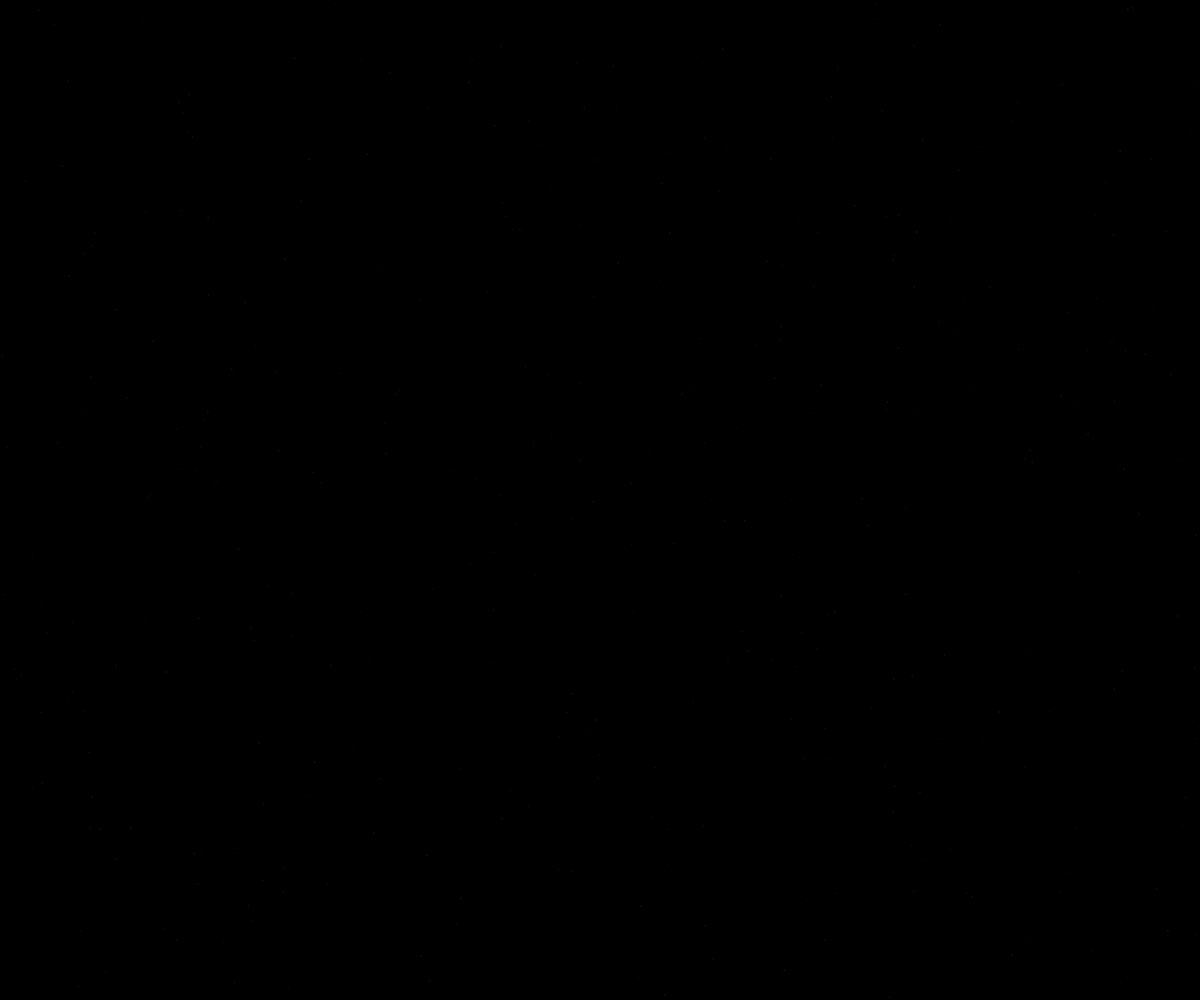
Frame 1 (no input)
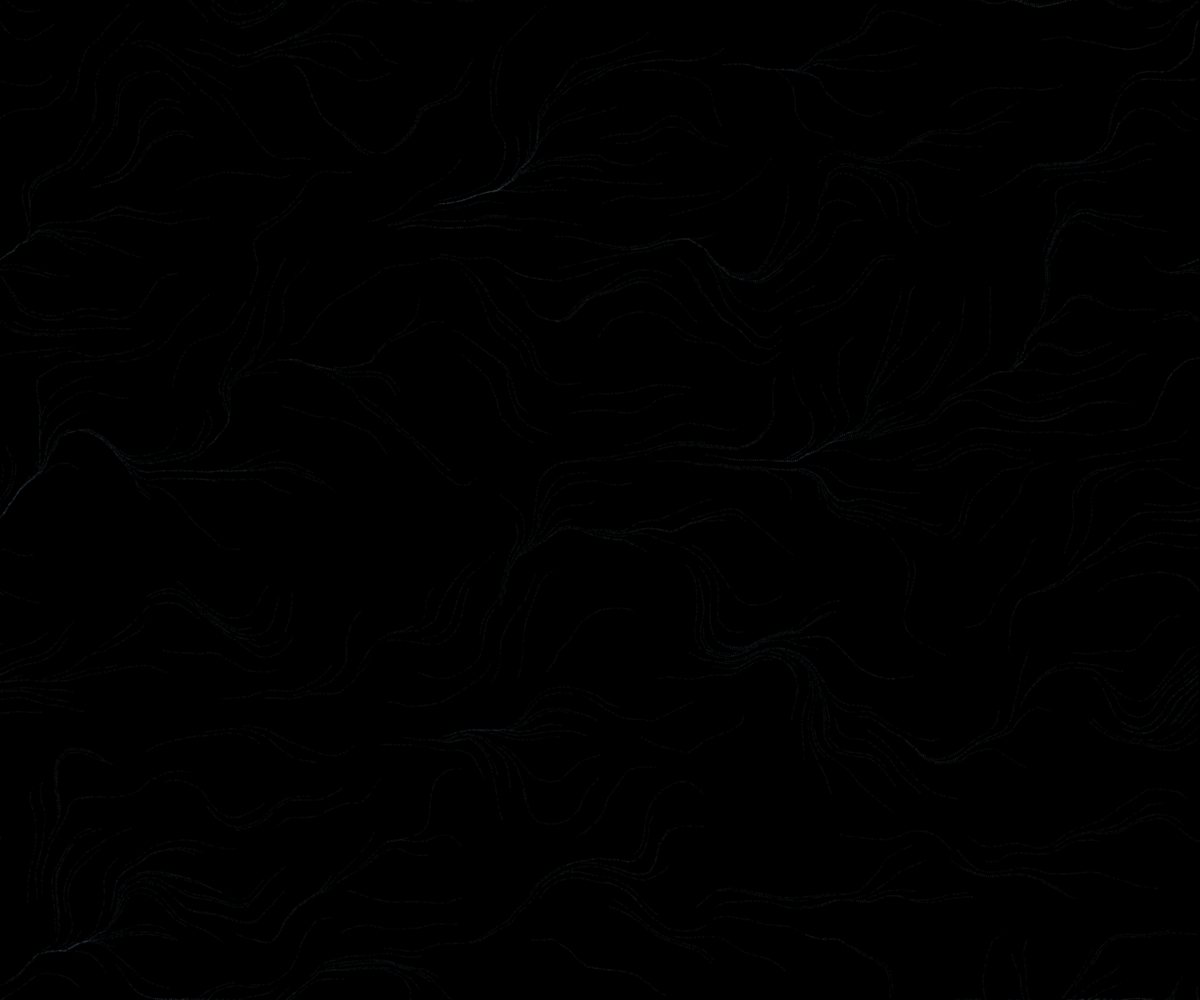
Frame 60 (no input)
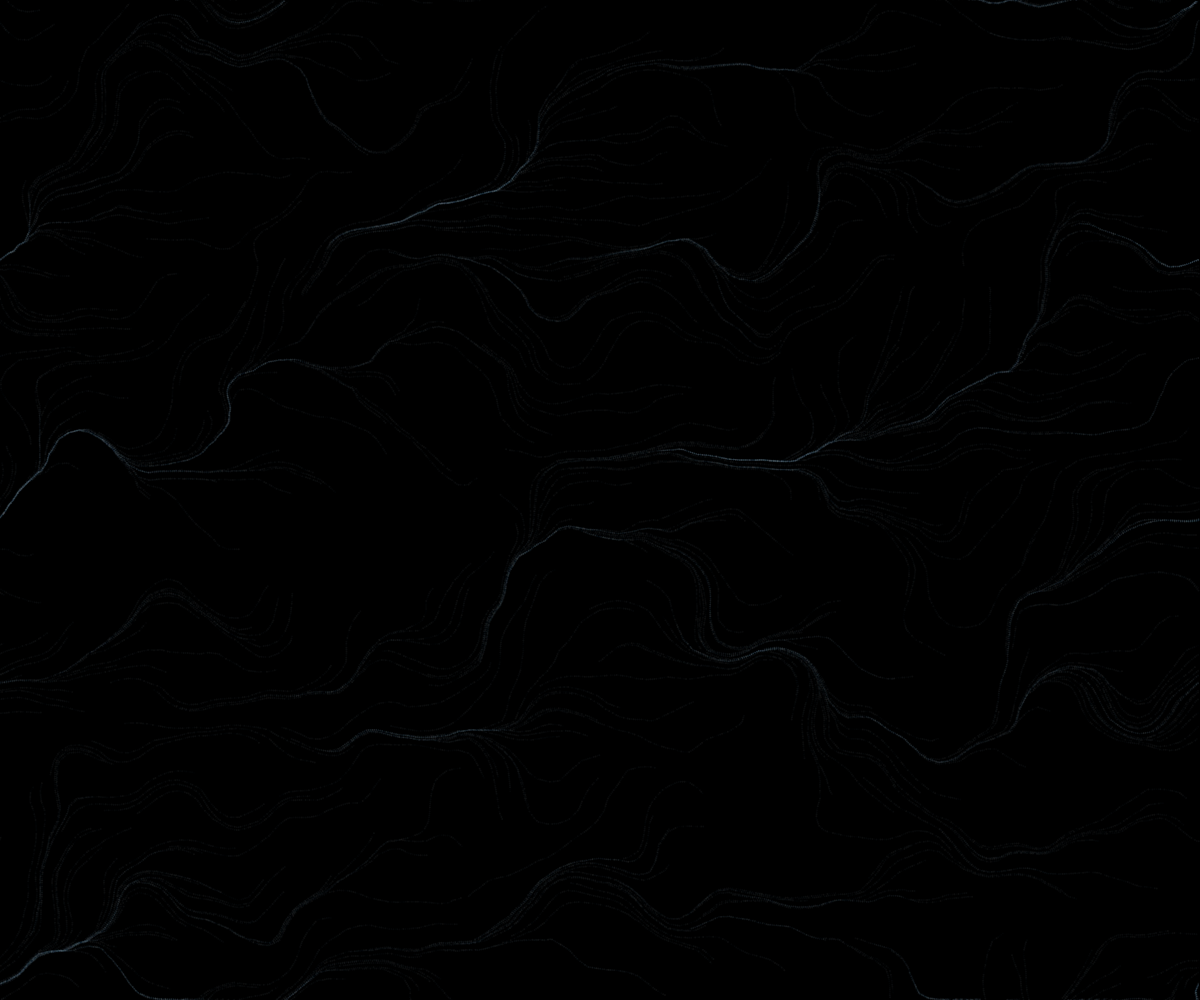
Frame 120 (the mouse pressed at the canvas centre since frame 60)

The p5.js sketch that drew these frames (run headless with seeded random() and noise() and a simulated clock; from frame 60 on, the mouse is pressed at the canvas centre):

// p5.js sketch
// ── sketch.js
let w = 1270;
let h = 720;
let inc = 0.1;
let scl = 10;
let cols, rows;
let fr;
let zoff = 0;
let particles = [];
let colorOff = 1;
// let flowfield = [];

function setup(){
    let cnv = createCanvas(windowWidth, windowHeight);
    // cols = floor(width / scl);
    cols = floor(windowWidth / scl);
    // rows = floor(height / scl);
    rows = floor(windowHeight / scl);
    flowfield = new Array(cols * rows);

    for (i = 0; i < 500; i++) {
        particles[i] = new Particle();
    }
    // fr = createP('');
    background(0);
}

function draw() {
    // randomSeed(10);
    let yoff = 0;
    for(y = 0; y < rows; y++){
        let xoff = 0;
        for (x = 0; x < cols; x++){
            var index = x + y * cols;
            var angle = noise(xoff, yoff, zoff) * TWO_PI
            var v = p5.Vector.fromAngle(angle);
            v.setMag(5);
            flowfield[index] = v; 
            xoff += inc;
            // stroke(0, 50);
            // strokeWeight(1);
            // push();
            // translate(x * scl, y * scl);
            // rotate(v.heading());
            // line(0, 0, scl, 0);
            // pop();
        }
        yoff += inc;
        zoff += 0.000005;
    }

    for (i = 0; i < particles.length; i++) {
        particles[i].follow(flowfield);
        particles[i].update();
        particles[i].show(colorOff);
        particles[i].edges();

    }
    colorOff += 0.1;
    // fr.html(floor(frameRate()));
}
// ── particle.js
function Particle() {
    this.pos = createVector(random(width), random(height));
    this.vel = createVector(0, 0);
    this.acc = createVector(0, 0);
    this.maxspeed = 2;


    this.update = function() {
        this.vel.add(this.acc);
        this.vel.limit(this.maxspeed);
        this.pos.add(this.vel);
        this.acc.mult(0);
    }

    this.applyForce = function(force) {
        this.acc.add(force);
    }

    this.show = function(color) {
        var colorNoise = random(255);

        stroke(colorNoise, colorNoise + 30, colorNoise + 52, 12);
        strokeWeight(2);
        point(this.pos.x, this.pos.y);
    }

    this.edges = function() {
        if (this.pos.x > width) this.pos.x = 0;
        if (this.pos.x < 0) this.pos.x = width;
        if (this.pos.y > height) this.pos.y = 0;
        if (this.pos.y < 0) this.pos.y = height;
    }

    this.follow = function(vectors) {
        var x = floor(this.pos.x / scl);
        var y = floor(this.pos.y / scl);
        var index = x + y * cols;
        var force = vectors[index];
        this.applyForce(force);

    }
}
